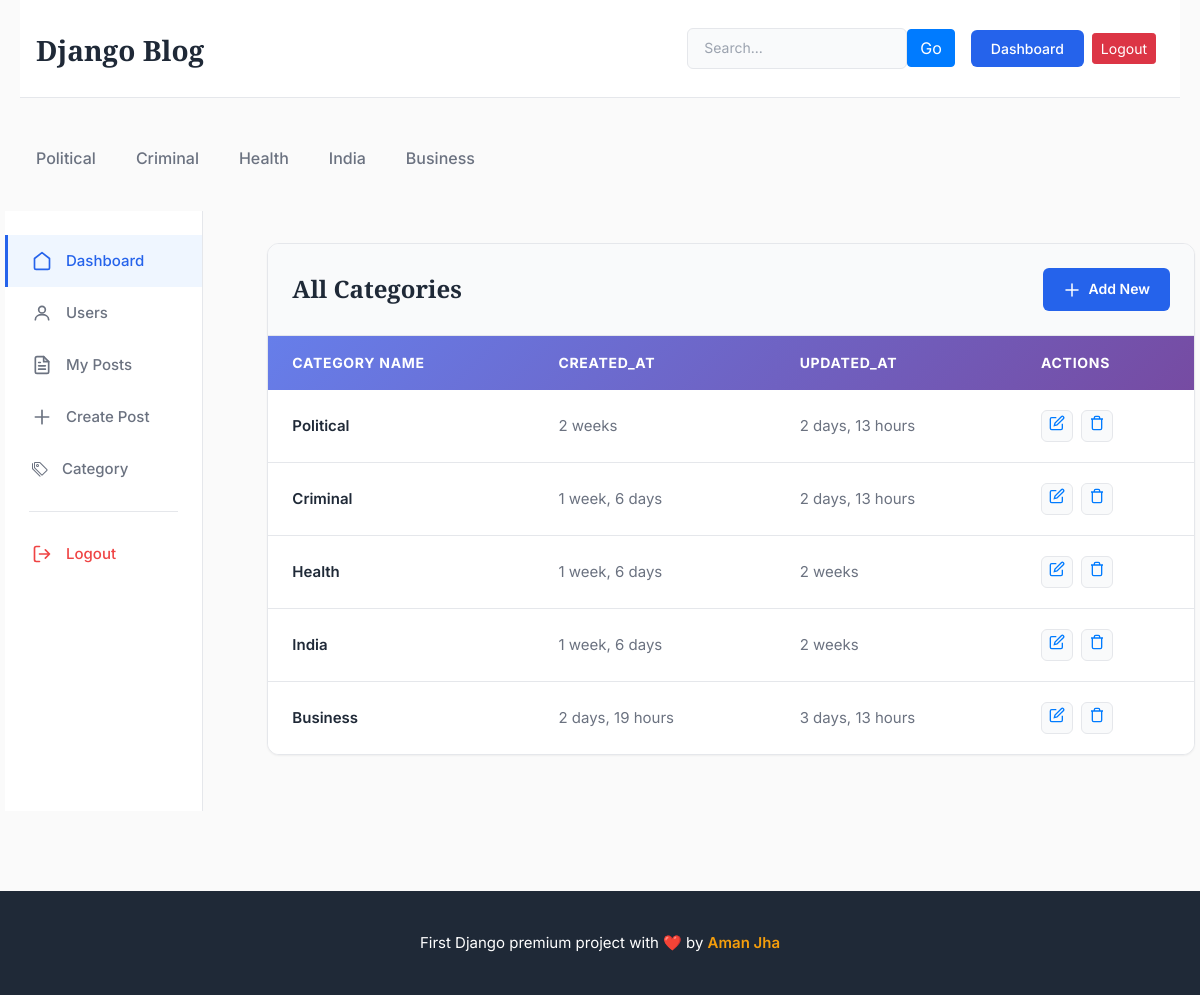
Screenshot of /dashboard/categories/ (signed in) with the database file from the repository.
### blogs/models.py (models this page shows, shortened)
class Category(models.Model):
    category_name = models.CharField(max_length = 15, unique=True)
    created_at = models.DateTimeField(auto_now_add=True)
    updated_at = models.DateField(auto_now=True)
    class Meta:
        verbose_name_plural = 'categories'

### dashboards/views.py (the view)
# urls.py: path('categories/', views.categories, name='categories'),
@login_required(login_url='login')
def categories(request):
    return render(request, 'dashboard/categories.html')

### blogs/context_processors.py (called while the page is built)
def get_categories(request):
    categories = models.Category.objects.all()
    return dict(categories=categories)

### templates/dashboard/categories.html (shortened to what this page needs)
{% extends "base.html" %}
{% load static %}
{% block extra_css %}
<link href="{% static 'css/dashboard.css' %}" rel="stylesheet" />
{% endblock %}
{% block content %}
<div class="dashboard-container">
    <div class="row no-gutters">
        {% include 'dashboard/sidebar.html' %}
        <div class="col-md-10 dashboard-main">
            <div class="dashboard-content">
                <div class="table-section">
                    <div class="table-header">
                        <h2 class="table-title">All Categories</h2>
                        <a href="{% url 'categories_add' %}" class="btn-add-new">
                            <svg width="18" height="18" viewBox="0 0 24 24" fill="none">
                                <path d="M12 4v16m8-8H4" stroke="currentColor" stroke-width="2" stroke-linecap="round" stroke-linejoin="round"/>
                            </svg>
                            Add New
                        </a>
                    </div>
                    <div class="table-wrapper">
                        <table class="modern-table">
                            <thead>
                                <tr>
                                    <th>Category Name</th>
                                    <th>Created_at</th>
                                    <th>Updated_at</th>
                                    <th>Actions</th>
                                </tr>
                            </thead>
                            <tbody>
                                {% for item in categories %}
                                <tr>
                                    <td>
                                        <div class="table-name">{{ item.category_name }}</div>
                                    </td>
                                    <td>
                                        <div>{{ item.created_at | timesince}}</div>
                                    </td>
                                    <td>
                                        <div>{{ item.updated_at | timesince}}</div>
                                    </td>
                                    <td>
                                        <div class="table-actions">
                                            <button class="table-action-btn edit" title="Edit">
                                                <a href="{% url 'categories_edit' item.id %}">
                                                <svg width="16" height="16" viewBox="0 0 24 24" fill="none">
                                                    <path d="M11 4H4a2 2 0 0 0-2 2v14a2 2 0 0 0 2 2h14a2 2 0 0 0 2-2v-7" stroke="currentColor" stroke-width="2"/>
                                                    <path d="M18.5 2.5a2.121 2.121 0 0 1 3 3L12 15l-4 1 1-4 9.5-9.5z" stroke="currentColor" stroke-width="2"/>
                                                </svg>
                                                </a>
                                            </button>
                                            <button class="table-action-btn delete" title="Delete">
                                                <a href="{% url 'categories_delete' item.id %}">
                                                <svg width="16" height="16" viewBox="0 0 24 24" fill="none">
                                                    <path d="M3 6h18M19 6v14a2 2 0 0 1-2 2H7a2 2 0 0 1-2-2V6m3 0V4a2 2 0 0 1 2-2h4a2 2 0 0 1 2 2v2" stroke="currentColor" stroke-width="2"/>
                                                </svg>
                                                </a>
                                            </button>
                                        </div>
                                    </td>
                                </tr>
                                {% endfor %}
                            </tbody>
                        </table>
                    </div>
                    </div>
                </div>
            </div>
        </div>
    </div>
</div>
{% endblock %}

### templates/base.html (shortened to what this page needs)
{% load static %}
<!DOCTYPE html>
<html lang="en">
  <head>
    <link
      href="https://getbootstrap.com/docs/4.0/dist/css/bootstrap.min.css"
      rel="stylesheet"
    />
    <link
      rel="stylesheet"
      href="https://cdnjs.cloudflare.com/ajax/libs/font-awesome/6.0.0/css/all.min.css"
    />
    <link href="{% static 'css/blog.css' %}" rel="stylesheet" />
    {% block extra_css %} {% endblock %}
  </head>
  <body>
    <div class="container">
      <header class="blog-header py-4 px-3">
        <div class="row flex-nowrap justify-content-between align-items-center">
          <div class="col-4 pt-1">
            <a class="blog-header-logo" href="/">Django Blog</a>
          </div>
          <div class="col-8 d-flex justify-content-end align-items-center">
            <div class="header-search-wrapper mr-3">
              <form
                action="{% url 'search' %}"
                method="GET"
                class="header-search-form"
              >
                <input
                  type="text"
                  name="keyword"
                  class="header-search-input"
                  placeholder="Search..."
                  ˝
                  value="{{ request.GET.keyword }}"
                />
                <button type="submit" class="btn btn-primary">Go</button>
              </form>
            </div>
            {% if not user.is_authenticated %}
            <a class="btn btn-sm btn-login mr-2" href="{% url 'login' %}"
              >Login</a
            >
            <a class="btn btn-sm btn-register" href="{% url 'register' %}"
              >Register</a
            >
            {% else %}
            <a class="btn btn-sm btn-login mr-2" href="{% url 'dashboard' %}"
              >Dashboard</a
            >
            <a class="btn btn-sm btn-danger mr-2" href="{% url 'logout' %}"
              >Logout</a
            >
            {% endif %}
          </div>
        </div>
      </header>
      <div class="nav-scroller py-2 mb-4">
        <nav class="nav d-flex justify-content-start category-nav">
          {% for category in categories %}
          <a
            class="category-link"
            href="{% url 'posts_by_category' category.id %}"
            >{{ category.category_name }}</a
          >
          {% endfor %}
        </nav>
      </div>
      {% block content %}Content{% endblock %}
      <footer class="blog-footer">
        <div class="container">
          <p class="footer-text">
            First Django premium project with ❤️ by
            <a href="#" class="footer-link">Aman Jha</a>
          </p>
        </div>
      </footer>
  </body>
</html>

### static/css/blog.css (style rules this page uses)
:root { --primary-color: #2563eb; --secondary-color: #f59e0b; --text-primary: #1f2937; --text-secondary: #6b7280; --text-muted: #9ca3af; --border-color: #e5e7eb; --bg-light: #f9fafb; --bg-white: #ffffff; --shadow-sm: 0 1px 2px 0 rgba(0, 0, 0, 0.05); --shadow-md: 0 4px 6px -1px rgba(0, 0, 0, 0.1); --shadow-lg: 0 10px 15px -3px rgba(0, 0, 0, 0.1); }
* { box-sizing: border-box; }
body { font-family: 'Inter', -apple-system, BlinkMacSystemFont, 'Segoe UI', Roboto, sans-serif; color: var(--text-primary); background-color: #fafafa; line-height: 1.6; font-size: 16px; }
.container { max-width: 1200px; margin: 0 auto; padding: 0 20px; }
.blog-header { border-bottom: 1px solid var(--border-color); background-color: var(--bg-white); margin-bottom: 2rem; padding: 1.5rem 0; }
.blog-header-logo { font-family: 'Playfair Display', serif; font-size: 1.75rem; font-weight: 900; color: var(--text-primary); text-decoration: none; transition: color 0.3s ease; }
.btn-login { background-color: var(--primary-color); color: white; border: none; padding: 0.5rem 1.25rem; border-radius: 6px; font-weight: 500; transition: all 0.3s ease; }
.header-search-wrapper { display: flex; align-items: center; }
.header-search-form { position: relative; display: flex; align-items: center; }
.header-search-input { width: 220px; padding: 0.5rem 2.5rem 0.5rem 1rem; border: 1px solid var(--border-color); border-radius: 6px; font-size: 0.875rem; color: var(--text-primary); background-color: var(--bg-light); transition: all 0.3s ease; outline: none; }
.header-search-input::placeholder { color: var(--text-muted); }
.nav-scroller { overflow-x: auto; -webkit-overflow-scrolling: touch; }
.category-nav { gap: 0.5rem; flex-wrap: wrap; }
.category-link { padding: 0.5rem 1rem; color: var(--text-secondary); text-decoration: none; font-weight: 500; border-radius: 6px; transition: all 0.3s ease; white-space: nowrap; }
.blog-footer { background-color: var(--text-primary); color: white; padding: 2.5rem 0; margin-top: 5rem; text-align: center; }
.footer-text { margin: 0; font-size: 0.9375rem; }
.footer-link { color: var(--secondary-color); text-decoration: none; font-weight: 600; transition: color 0.3s ease; }
.dashboard-container { background-color: #fafafa; min-height: calc(100vh - 100px); }
.dashboard-main { padding: 2rem; }
.dashboard-content { max-width: 100%; }

### static/css/dashboard.css (style rules this page uses)
.dashboard-container { background-color: #fafafa; min-height: calc(100vh - 200px); margin: 0 -15px; }
.dashboard-main { padding: 2rem; }
.dashboard-content { max-width: 100%; margin-left: 4rem; }
.dashboard-content { max-width: 100%; }
.table-section { background-color: var(--bg-white); border-radius: 12px; box-shadow: var(--shadow-sm); border: 1px solid var(--border-color); overflow: hidden; }
.table-header { display: flex; justify-content: space-between; align-items: center; padding: 1.5rem; border-bottom: 1px solid var(--border-color); background-color: var(--bg-light); }
.table-title { font-family: 'Playfair Display', serif; font-size: 1.5rem; font-weight: 700; color: var(--text-primary); margin: 0; }
.btn-add-new { display: flex; align-items: center; gap: 0.5rem; padding: 0.625rem 1.25rem; background-color: var(--primary-color); color: white; border-radius: 6px; font-weight: 600; font-size: 0.875rem; text-decoration: none; transition: all 0.3s ease; }
.table-wrapper { overflow-x: auto; }
.modern-table { width: 100%; border-collapse: collapse; background-color: var(--bg-white); }
.modern-table thead { background: linear-gradient(135deg, #667eea 0%, #764ba2 100%); }
.modern-table thead tr { border: none; }
.modern-table thead th { padding: 1rem 1.5rem; text-align: left; font-weight: 700; font-size: 0.875rem; color: white; text-transform: uppercase; letter-spacing: 0.05em; border: none; }
.modern-table tbody tr { border-bottom: 1px solid var(--border-color); transition: all 0.3s ease; }
.modern-table tbody tr:last-child { border-bottom: none; }
.modern-table tbody td { padding: 1.25rem 1.5rem; font-size: 0.9375rem; color: var(--text-secondary); vertical-align: middle; }
.table-name { font-weight: 600; color: var(--text-primary); }
.table-actions { display: flex; gap: 0.5rem; }
.table-action-btn { width: 32px; height: 32px; display: flex; align-items: center; justify-content: center; background-color: var(--bg-light); border: 1px solid var(--border-color); border-radius: 6px; color: var(--text-secondary); cursor: pointer; transition: all 0.3s ease; }

### rows the page displays
Category: category_name "Political", created_at "2 weeks", updated_at "2 days, 13 hours"
Category: category_name "Criminal", created_at "1 week, 6 days", updated_at "2 days, 13 hours"
Category: category_name "Health", created_at "1 week, 6 days", updated_at "2 weeks"
Category: category_name "India", created_at "1 week, 6 days", updated_at "2 weeks"
Category: category_name "Business", created_at "2 days, 19 hours", updated_at "3 days, 13 hours"
